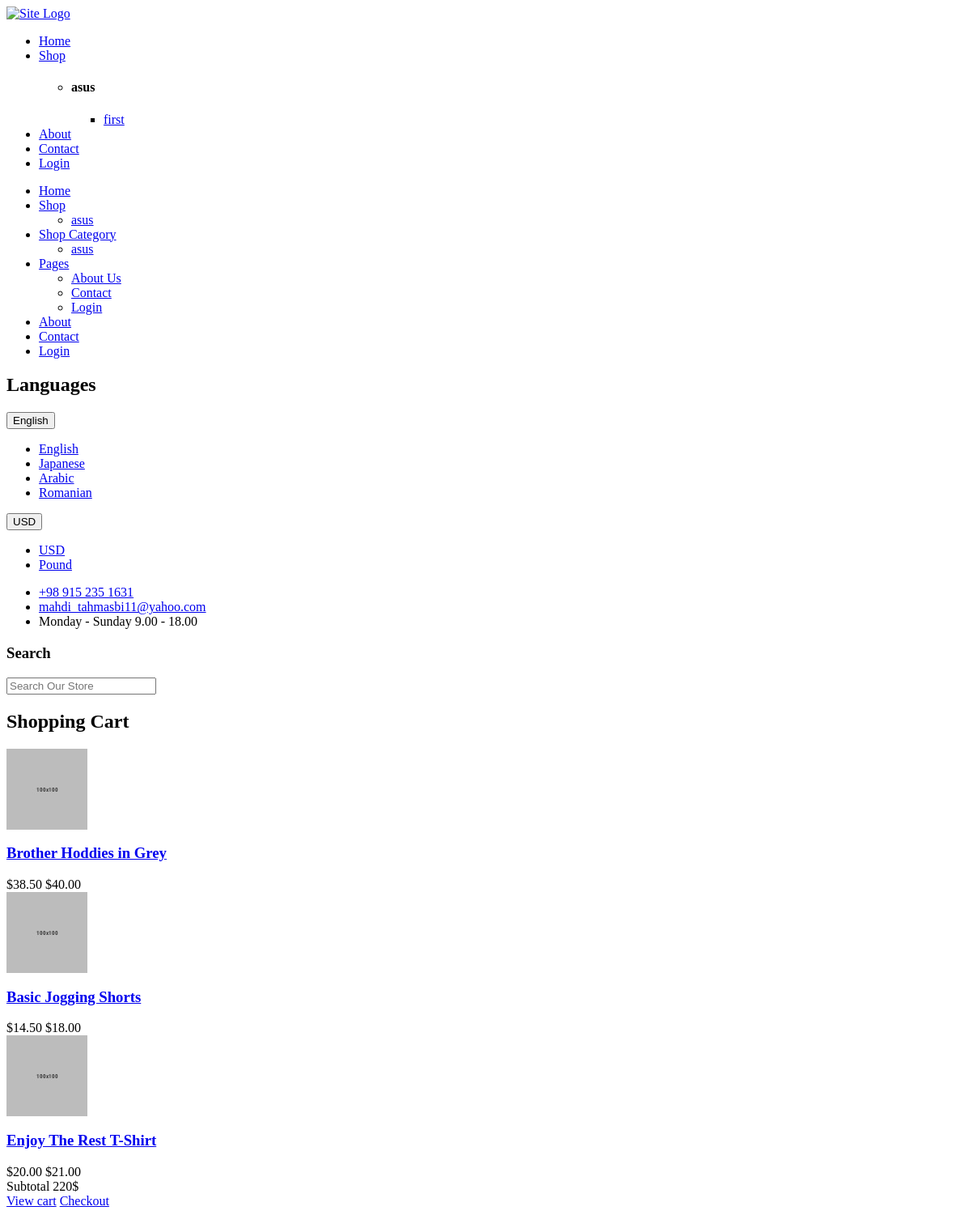
/header, run on an earlier commit of the app's database.
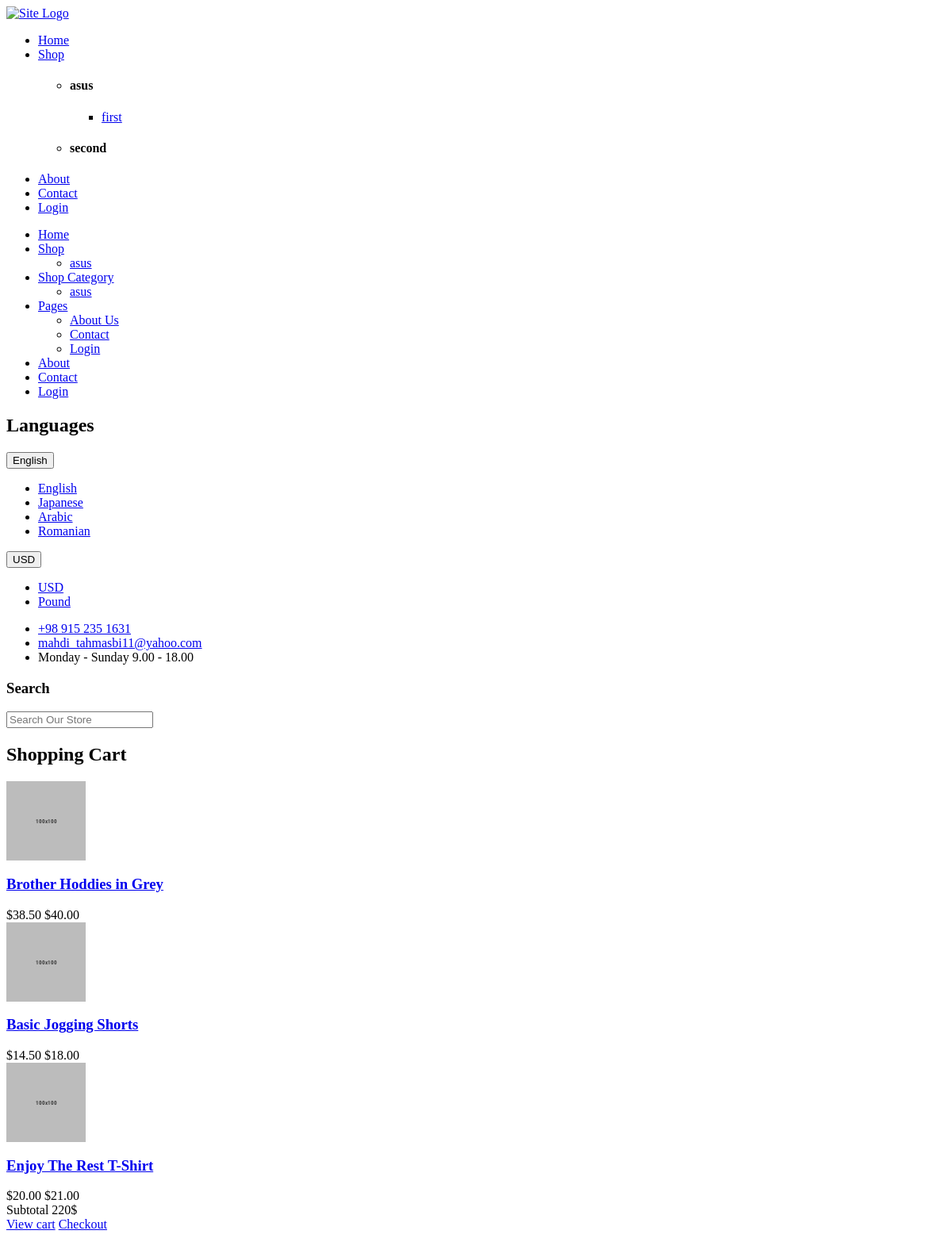
And on a later commit of the database.
### eshop_categories/models.py (models this page shows, shortened)
class ProductsCategory(models.Model):
    title = models.CharField(max_length=150, verbose_name='عنوان')
    slug = AutoSlugField(populate_from='title')
    name = models.CharField(max_length=150, verbose_name='عنوان در URL')
    parent = models.ForeignKey(
        'self', null=True, blank=True,
        related_name='children', on_delete=models.CASCADE
    )
    is_sub = models.BooleanField(default=False)
    def get_absolute_url(self):
        return reverse('eshop_products:products_list', args=[self.slug, ])

### eshop_home/views.py (the view)
# urls.py: path('header', views.header_page, name="header_page"),
def header_page(request):
    categories = ProductsCategory.objects.filter(is_sub=False)
    context = {
        'categories': categories
    }
    return render(request, 'shared/header.html', context)

### eshop_home/templates/shared/header.html (shortened to what this page needs)
{% load static %}
<div class="header section">
    <div class="header-bottom">
        <div class="header-sticky">
            <div class="container">
                <div class="row align-items-center">
                    <div class="col-xl-2 col-6">
                        <div class="header-logo">
                            <a href="/"><img src="{%static 'images/logo/logo.png'%}" alt="Site Logo"/></a>
                        </div>
                    </div>
                    <div class="col-xl-8 d-none d-xl-block">
                        <div class="main-menu position-relative">
                            <ul>
                                <li>
                                    <a href="/"><span>Home</span> </a>
                                </li>
                                <li class="has-children position-static">
                                    <a href="/products"><span>Shop</span> </a>
                                    <ul class="mega-menu row-cols-4">
                                        {% for category in categories %}
                                        <li class="col">
                                            <h4 class="mega-menu-title">{{ category.name }} </h4>
                                            <ul class="mb-n2">
                                                {% for sub in category.children.all %}
                                                <li><a href="{{ sub.get_absolute_url }}">{{ sub.name }}</a></li>
                                                {% endfor %}
                                            </ul>
                                        </li>
                                        {% endfor %}
                                    </ul>
                                </li>
                                <li class="has-children">
                                    <a href="{% url 'eshop_settings:about_us'%}"><span>About</span> </a>
                                </li>
                                <li><a href="{% url 'eshop_settings:contact_us' %}"> <span>Contact</span></a></li>
                                {% if not request.user.is_authenticated %}
                                <li class="has-children">
                                    <a href="{% url 'account:login' %}"><span>Login</span> </a>
                                </li>
                                {% else %}
                                <li class="has-children">
                                    <a href="{% url 'account:logout' %}"><span>Logout</span> </a>
                                </li>
                                {% endif %}
                            </ul>
                        </div>
                    </div>
                </div>
            </div>
        </div>
    </div>
    <div class="mobile-menu-wrapper">
        <div class="mobile-menu-inner">
            <div class="mobile-navigation">
                <nav>
                    <ul class="mobile-menu">
                        <li class="has-children">
                            <a href="/">Home </a>
                        </li>
                        <li class="has-children">
                            <a href="{% url 'eshop_products:products_list'%}">Shop </a>
                            <ul class="dropdown">
                                {% for category in categories %}
                                {% for product in category.children.all %}
                                <li><a href="{{ category.get_absolute_url }}">{{ category.title }}</a></li>
                                {% endfor %}
                                {% endfor %}
                            </ul>
                        </li>
                         <li class="has-children">
                            <a href="#"> Shop Category </a>
                            <ul class="dropdown">
                                {% for category in categories %}
                                {% for product in category.children.all %}
                                <li><a href="{{ category.get_absolute_url }}">{{ category.title }}</a></li>
                                {% endfor %}
                                {% endfor %}
                            </ul>
                        </li>
                        <li class="has-children">
                            <a href="#">Pages </a>
                            <ul class="dropdown">
                                <li><a href="{% url 'eshop_settings:about_us'%}">About Us</a></li>
                                <li><a href="{% url 'eshop_settings:contact_us' %}">Contact</a></li>
                                {% if not request.user.is_authenticated %}
                                <li class="has-children">
                                    <a href="{% url 'account:login' %}"><span>Login</span> </a>
                                </li>
                                {% else %}
                                <li class="has-children">
                                    <a href="{% url 'account:logout' %}"><span>Logout</span> </a>
                                </li>
                                {% endif %}
                            </ul>
                        </li>
                        <li><a href="{% url 'eshop_settings:about_us'%}">About</a></li>
                        <li><a href="{% url 'eshop_settings:contact_us' %}">Contact</a></li>
                         {% if not request.user.is_authenticated %}
                                <li class="has-children">
                                    <a href="{% url 'account:login' %}"><span>Login</span> </a>
                                </li>
                                {% else %}
                                <li class="has-children">
                                    <a href="{% url 'account:logout' %}"><span>Logout</span> </a>
                                </li>
                                {% endif %}
                    </ul>
                </nav>
            </div>
            <div class="offcanvas-lag-curr mb-6">
                <h2 class="title">Languages</h2>
                <div class="header-top-lan-curr-link">
                    <div class="header-top-lan dropdown">
                        <button class="dropdown-toggle" data-bs-toggle="dropdown">English </button>
                        <ul class="dropdown-menu dropdown-menu-right animate slideIndropdown">
                            <li><a class="dropdown-item" href="#">English</a></li>
                            <li><a class="dropdown-item" href="#">Japanese</a></li>
                            <li><a class="dropdown-item" href="#">Arabic</a></li>
                            <li><a class="dropdown-item" href="#">Romanian</a></li>
                        </ul>
                    </div>
                    <div class="header-top-curr dropdown">
                        <button class="dropdown-toggle" data-bs-toggle="dropdown">USD
                        </button>
                        <ul class="dropdown-menu dropdown-menu-right animate slideIndropdown">
                            <li><a class="dropdown-item" href="#">USD</a></li>
                            <li><a class="dropdown-item" href="#">Pound</a></li>
                        </ul>
                    </div>
                </div>
            </div>
            <div class="mt-auto">
                <ul class="contact-links">
                    <li><a href="#"> +98 915 235 1631</a></li>
                    <li><a href="#"> mahdi_tahmasbi11@yahoo.com</a></li>
                    <li> <span>Monday - Sunday 9.00 - 18.00</span></li>
                </ul>
            </div>
        </div>
    </div>
    <div class="offcanvas-search">
        <div class="offcanvas-search-inner">
            <form class="offcanvas-search-form" action="/search" method="get">
                <h3 class="widget-title mb-4">Search</h3>
                <div class="search-box">
                    <input class="offcanvas-search-input" type="search" class="form-control"
                           placeholder="Search Our Store"
                           aria-label="Search Our Store"
                           value="{{ request.q }}" name="q">
                </div>
            </form>
        </div>
    </div>
    <div class="cart-offcanvas-wrapper">
        <div class="cart-offcanvas-inner">
            <div class="offcanvas-cart-content">
                <h2 class="offcanvas-cart-title mb-10">Shopping Cart</h2>
                <div class="cart-product-wrapper mb-6">
                    <div class="single-cart-product">
                        <div class="cart-product-thumb">
                            <a href="single-product.html"><img src="static/images/products/small-product/1.jpg"
                                                               alt="Cart Product"></a>
                        </div>
                        <div class="cart-product-content">
                            <h3 class="title"><a href="single-product.html">Brother Hoddies in Grey</a></h3>
                            <span class="price">
								<span class="new">$38.50</span>
                                <span class="old">$40.00</span>
                                </span>
                        </div>
                    </div>
                </div>
                <div class="cart-product-wrapper mb-6">
                    <div class="single-cart-product">
                        <div class="cart-product-thumb">
                            <a href="single-product.html"><img src="static/images/products/small-product/2.jpg"
                                                               alt="Cart Product"></a>
                        </div>
                        <div class="cart-product-content">
                            <h3 class="title"><a href="single-product.html">Basic Jogging Shorts</a></h3>
                            <span class="price">
								<span class="new">$14.50</span>
                                <span class="old">$18.00</span>
                                </span>
                        </div>
                    </div>
                </div>
                <div class="cart-product-wrapper mb-6">
                    <div class="single-cart-product">
                        <div class="cart-product-thumb">
                            <a href="single-product.html"><img src="static/images/products/small-product/3.jpg"
                                                               alt="Cart Product"></a>
                        </div>
                        <div class="cart-product-content">
                            <h3 class="title"><a href="single-product.html">Enjoy The Rest T-Shirt</a></h3>
                            <span class="price">
								<span class="new">$20.00</span>
                                <span class="old">$21.00</span>
                                </span>
                        </div>
                    </div>
                </div>
                <div class="cart-product-total">
                    <span class="value">Subtotal</span>
                    <span class="price">220$</span>
                </div>
                <div class="cart-product-btn mt-4">
                    <a href="cart.html" class="btn btn-dark btn-hover-primary rounded-0 w-100">View cart</a>
                    <a href="checkout.html" class="btn btn-dark btn-hover-primary rounded-0 w-100 mt-4">Checkout</a>
                </div>
            </div>
        </div>
    </div>
</div>

What changed in the data, as far as the page shows it:
added ProductsCategory: name "second"
